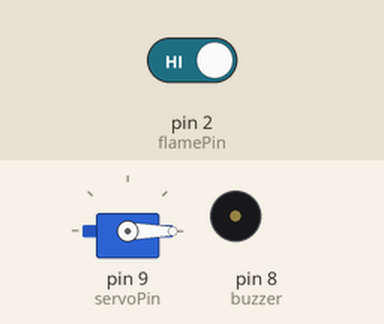
Simulated run of this sketch. Board: Arduino Uno, built with avr-gcc and run on an emulated ATmega328P. On the bench: servo, buzzer (waves = sounding, pin HIGH). The test bench sets the inputs (shaded band); at power-on: pin 2 (flamePin) HIGH.

Above: at 1.2 s.
1.3 s: pin 2 (flamePin) driven LOW
At 2.0 s:
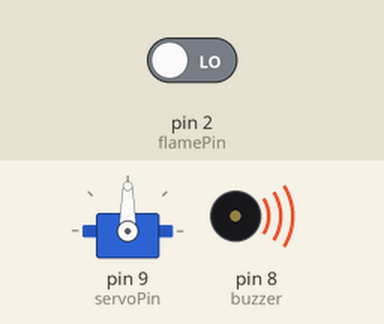
2.8 s: pin 2 (flamePin) driven HIGH
At 3.2 s:
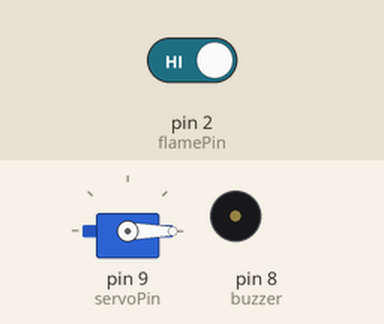
Timing chart, 0 to 5.8 s (numbered marks = the images above; inputs shaded):
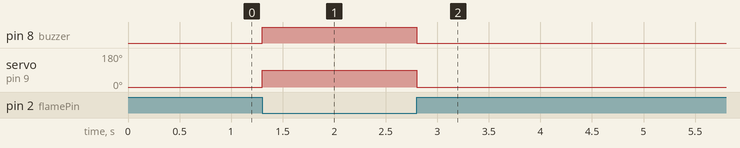

The sketch:

FIRE_DETECTION_USING_ARDUINO.ino
```cpp
#include <Servo.h>

const int flamePin = 2;   // Digital output from flame sensor
const int servoPin = 9;   // Servo signal pin
const int buzzer = 8;

Servo myServo;

void setup() {
  pinMode(flamePin, INPUT);   // Some modules need INPUT_PULLUP, see note below
  pinMode(buzzer, OUTPUT);
  myServo.attach(servoPin);

  // Start at 0 degrees
  myServo.write(0);
}

void loop() {
  int flameState = digitalRead(flamePin);

  // If your module works opposite, just swap the if/else bodies.

  if (flameState == LOW) {      // Flame detected
    myServo.write(90);          // Turn to 90 degrees   [']
    digitalWrite(buzzer, HIGH);
  } else {                      // No flame
    myServo.write(0);           // Back to 0 degrees
    digitalWrite(buzzer, LOW);
  }

  delay(100); // small delay for stability
}
```

Measured:
- after the input at 1.3 s, pin 8 (buzzer): LOW → HIGH at once; servo on pin 9 (servoPin): 0° → 90° at once
- after the input at 2.8 s, pin 8 (buzzer): HIGH → LOW at once; servo on pin 9 (servoPin): 90° → 0° at once
